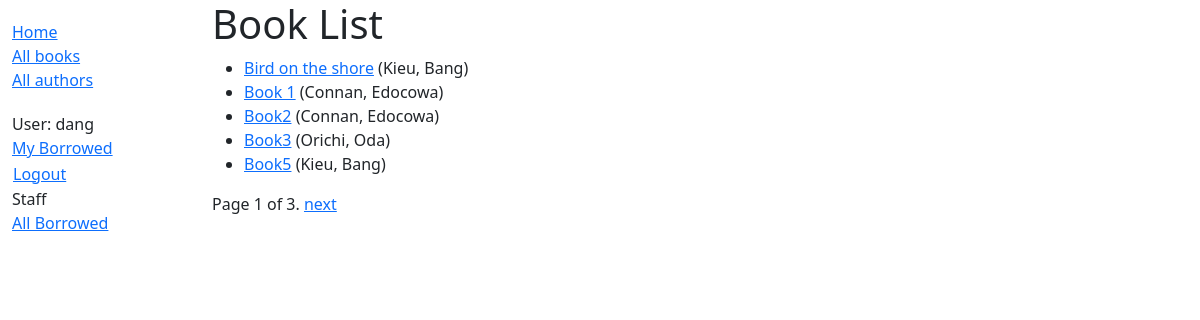
Screenshot of /catalog/books/ (signed in) with the database file from the repository.
### catalog/models.py (models this page shows, shortened)
class Book(models.Model):
    title = models.CharField(max_length=200)
    author = models.ForeignKey('Author', on_delete=models.RESTRICT, null=True)
    summary = models.TextField(
        max_length=1000, help_text="Enter a brief description of the book")
    isbn = models.CharField('ISBN', max_length=13,
                            unique=True,
                            help_text='13 Character <a href="https://www.isbn-international.org/content/what-isbn'
                                      '">ISBN number</a>')
    genre = models.ManyToManyField(
        Genre, help_text="Select a genre for this book")
    language = models.ForeignKey(
        'Language', on_delete=models.SET_NULL, null=True
    )
    class Meta:
        ordering = ['title', 'author']
    def get_absolute_url(self):
        return reverse('book-detail', args=[str(self.id)])
    def display_genre(self):
        """Create a string for the Genre. This is required to display genre in Admin."""
        return ', '.join(genre.name for genre in self.genre.all()[:3])
    display_genre.short_description = 'Genre'

class Author(models.Model):
    first_name = models.CharField(max_length=100)
    last_name = models.CharField(max_length=100)
    date_of_birth = models.DateField(null=True, blank=True)
    date_of_death = models.DateField('Died', null=True, blank=True)
    class Meta:
        ordering = ['last_name', 'first_name']
    def __str__(self):
        return f'{self.last_name}, {self.first_name}'

### catalog/views.py (the view)
# urls.py: path('books/', views.BookListView.as_view(), name='books'),
class BookListView(LoginRequiredMixin,generic.ListView):
    model = Book
    paginate_by = 5
    def get_context_data(self, **kwargs):
        context = super(BookListView, self).get_context_data(**kwargs)
        context['some_data'] = 'This is just some data'
        return context

### catalog/templates/catalog/book_list.html (shortened to what this page needs)
<!DOCTYPE html>
<html lang="en">
<head>
</head>
<body>
{% extends "base_generic.html" %}
{% block content %}
  <h1>Book List</h1>
  {% if book_list %}
    <ul>
      {% for book in book_list %}
      <li>
        <a href="{{ book.get_absolute_url }}">{{ book.title }}</a>
        ({{book.author}})
      </li>
      {% endfor %}
    </ul>
  {% else %}
    <p>There are no books in the library.</p>
  {% endif %}
{% endblock %}

### catalog/templates/base_generic.html (shortened to what this page needs)
<!DOCTYPE html>
<html lang="en">
<head>
    <link href="https://cdn.jsdelivr.net/npm/bootstrap@5.3.3/dist/css/bootstrap.min.css"
      rel="stylesheet"
>
    {% load static %}
    <link rel="stylesheet" href="{% static 'css/styles.css' %}" />
</head>
<body>
                 <div class="container-fluid">
                  <div class="row">
                    <div class="col-sm-2">
                      {% block sidebar %}
                        <ul class="sidebar-nav">
                            <li><a href="{% url 'index' %}">Home</a></li>
                            <li><a href="{% url 'books' %}">All books</a></li>
                            <li><a href="{% url 'authors' %}">All authors</a></li>
                        </ul>
             <ul class="sidebar-nav">
               {% if user.is_authenticated %}
               <li>User: {{ user.get_username }}</li>
               <li><a href="{% url 'my-borrowed' %}">My Borrowed</a></li>
               <li>
                 <form id="logout-form" method="post" action="{% url 'admin:logout' %}">
                   <button type="submit" class="btn btn-link">Logout</button>
                 </form>
               </li>
               {% else %}
               <li><a href="{% url 'login' %}?next={{ request.path }}">Login</a></li>
               {% endif %}
               <li>Staff</li>
                <li><a href="{% url 'all-borrowed' %}">All Borrowed</a></li>
             </ul>
              {% endblock %}
            </div>
            <div class="col-sm-10 ">
                {% block content %}{% endblock %}
                {% block pagination %}
        {% if is_paginated %}
            <div class="pagination">
                <span class="page-links">
                    <span class="page-current">
                        Page {{ page_obj.number }} of {{ page_obj.paginator.num_pages }}.
                    </span>
                    {% if page_obj.has_next %}
                        <a href="{{ request.path }}?page={{ page_obj.next_page_number }}">next</a>
                    {% endif %}
                </span>
            </div>
        {% endif %}
      {% endblock %}
        </div>
      </div>
    </div>
</body>
</html>

### catalog/static/css/styles.css (style rules this page uses)
.sidebar-nav { margin-top: 20px; padding: 0; list-style: none; }
#logout-form { display: inline; }
#logout-form button { padding: 0; margin: 0; }

### rows the page displays
Book: title "Bird on the shore", author "Kieu, Bang"
Book: title "Book 1", author "Connan, Edocowa"
Book: title "Book2", author "Connan, Edocowa"
Book: title "Book3", author "Orichi, Oda"
Book: title "Book5", author "Kieu, Bang"

### other values shown
{{ user.get_username }} "dang"
{{ page_obj.number }} "1"
{{ page_obj.paginator.num_pages }} "3"
